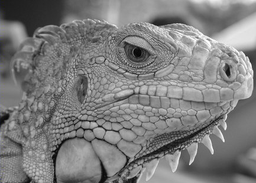
#> input picture CV-PA2/iguana.png, 256 x 183 px, shrunk from 433 x 310 before the run
$ jupyter execute --allow-errors Assignment2.ipynb   (shell and % lines are left out)   (older library calls are emulated)
#> lines starting #> are read from the running program, lines starting #| are printed output that depends on the picture
### CV-PA2/Canny.py
import numpy as np

def conv(image, kernel):
    """ An implementation of convolution filter.

    This function uses element-wise multiplication and np.sum()
    to efficiently compute weighted sum of neighborhood at each
    pixel.

    Args:
        image: numpy array of shape (Hi, Wi)
        kernel: numpy array of shape (Hk, Wk)

    Returns:
        out: numpy array of shape (Hi, Wi)
    """
    Hi, Wi = image.shape
    Hk, Wk = kernel.shape
    out = np.zeros((Hi, Wi))

    # For this assignment, we will use edge values to pad the images.
    # Zero padding as used in the previous assignment can make
    # derivatives at the image boundary very big.

    pad_width0 = Hk // 2
    pad_width1 = Wk // 2
    pad_width = ((pad_width0,pad_width0),(pad_width1,pad_width1))
    padded = np.pad(image, pad_width, mode='edge')

    #####################################
    #       START YOUR CODE HERE        #
    #####################################
    kernel = np.flipud(np.fliplr(kernel)) # flip h/v
    for h in range(Hi):
        for w in range(Wi):
            out[h, w] = np.sum(np.multiply(kernel, padded[h : h + Hk, w : w + Wk]))
    ######################################
    #        END OF YOUR CODE            #
    ######################################

    return out

def gaussian_kernel(size, sigma):
    """ Implementation of Gaussian Kernel.

    This function follows the gaussian kernel formula,
    and creates a kernel matrix.

    Hints:
    - Use np.pi and np.exp to compute pi and exp

    Args:
        size: int of the size of output matrix
        sigma: float of sigma to calculate kernel

    Returns:
        kernel: numpy array of shape (size, size)
    """

    kernel = np.zeros((size, size))

    #####################################
    #       START YOUR CODE HERE        #
    #####################################
    k = (size - 1) / 2
    sigma_sq = sigma ** 2
    pi_sigma = 1/(2 * np.pi * sigma_sq)
    for i in range(size):
        for j in range(size):
            kernel[i, j] = pi_sigma * np.exp(-0.5 * ((i-k)**2 + (j-k)**2) / (sigma_sq))
    ######################################
    #        END OF YOUR CODE            #
    ######################################

    return kernel

def partial_x(img):
    """ Computes partial x-derivative of input img.

    Hints:
        - You may use the conv function which is defined in this file.

    Args:
        img: numpy array of shape (H, W)
    Returns:
        out: x-derivative image
    """

    out = None

    #####################################
    #       START YOUR CODE HERE        #
    #####################################
    kernel = np.array([[0.5, 0, -0.5]])
    out = conv(img, kernel)
    ######################################
    #        END OF YOUR CODE            #
    ######################################

    return out

def partial_y(img):
    """ Computes partial y-derivative of input img.

    Hints:
        - You may use the conv function which is defined in this file.

    Args:
        img: numpy array of shape (H, W)
    Returns:
        out: y-derivative image
    """

    out = None

    #####################################
    #       START YOUR CODE HERE        #
    #####################################
    kernel = np.array([[0.5], [0], [-0.5]])
    out = conv(img, kernel)
    ######################################
    #        END OF YOUR CODE            #
    ######################################

    return out

def gradient(img):
    """ Returns gradient magnitude and direction of input img.

    Args:
        img: Grayscale image. Numpy array of shape (H, W)

    Returns:
        G: Magnitude of gradient at each pixel in img.
            Numpy array of shape (H, W)
        theta: Direction(in degrees, 0 <= theta < 360) of gradient
            at each pixel in img. Numpy array of shape (H, W)
    """
    G = np.zeros(img.shape)
    theta = np.zeros(img.shape)

    #####################################
    #       START YOUR CODE HERE        #
    #####################################
    Gx = partial_x(img)
    Gy = partial_y(img)
    G = np.sqrt(np.square(Gx) + np.square(Gy))
    theta = np.degrees(np.arctan2(Gy, Gx)) % 360
    ######################################
    #        END OF YOUR CODE            #
    ######################################

    return G, theta


def non_maximum_suppression(G, theta):
    """ Performs non-maximum suppression

    This function performs non-maximum suppression along the direction
    of gradient (theta) on the gradient magnitude image (G).

    Args:
        G: gradient magnitude image with shape of (H, W)
        theta: direction of gradients with shape of (H, W)

    Returns:
        out: non-maxima suppressed image
    """
    H, W = G.shape
    out = np.zeros((H, W))

    # Round the gradient direction to the nearest 45 degrees
    theta = np.floor((theta + 22.5) / 45) * 45

    #####################################
    #       START YOUR CODE HERE        #
    #####################################
    thetadict = {
        0   : (0, 1, 0, -1),    # East, West
        45  : (1, 1, -1, -1),   # SouthEast, NorthWest
        90  : (-1, 0, 1, 0),    # South, North
        135 : (1, -1, -1, 1),   # SouthWest, NorthEast
    }
    for i in range(1, H-1):
        for j in range(1, W-1):
            i_offset1, j_offset1, i_offset2, j_offset2 = thetadict[theta[i, j] % 180]
            if  G[i + i_offset1, j + j_offset1] <= G[i,j] >= G[i + i_offset2, j + j_offset2]:
                out[i,j] = G[i,j]
    ######################################
    #        END OF YOUR CODE            #
    ######################################

    return out

def double_thresholding(img, high, low):
    """
    Args:
        img: numpy array of shape (H, W) representing NMS edge response
        high: high threshold(float) for strong edges
        low: low threshold(float) for weak edges

    Returns:
        strong_edges: Boolean array representing strong edges.
            Strong edeges are the pixels with the values above
            the higher threshold.
        weak_edges: Boolean array representing weak edges.
            Weak edges are the pixels with the values below the
            higher threshould and above the lower threshold.
    """

    strong_edges = np.zeros(img.shape)
    weak_edges = np.zeros(img.shape)

    strong_edges = img >= high
    weak_edges = (img < high) & (img > low)

    return strong_edges, weak_edges


def get_neighbors(y, x, H, W):
    """ Return indices of valid neighbors of (y, x)

    Return indices of all the valid neighbors of (y, x) in an array of
    shape (H, W). An index (i, j) of a valid neighbor should satisfy
    the following:
        1. i >= 0 and i < H
        2. j >= 0 and j < W
        3. (i, j) != (y, x)

    Args:
        y, x: location of the pixel
        H, W: size of the image
    Returns:
        neighbors: list of indices of neighboring pixels [(i, j)]
    """
    neighbors = []

    for i in (y-1, y, y+1):
        for j in (x-1, x, x+1):
            if i >= 0 and i < H and j >= 0 and j < W:
                if (i == y and j == x):
                    continue
                neighbors.append((i, j))

    return neighbors

def link_edges(strong_edges, weak_edges):
    """ Find weak edges connected to strong edges and link them.

    Iterate over each pixel in strong_edges and perform breadth first
    search across the connected pixels in weak_edges to link them.
    Here we consider a pixel (a, b) is connected to a pixel (c, d)
    if (a, b) is one of the eight neighboring pixels of (c, d).

    Args:
        strong_edges: binary image of shape (H, W)
        weak_edges: binary image of shape (H, W)
    Returns:
        edges: numpy array of shape(H, W)
    """

    H, W = strong_edges.shape
    indices = np.stack(np.nonzero(strong_edges)).T
    edges = np.zeros((H, W), dtype=np.bool)

    #####################################
    #       START YOUR CODE HERE        #
    #####################################
    weak_indices = [(i, j) for i, j in np.stack(np.nonzero(weak_edges)).T]
    complete = set()
    for x, y in indices:
        weak_neighbors = [(x, y)]
        while len(weak_neighbors) > 0:
            i, j = weak_neighbors.pop(0)
            if ((i, j) in complete):
                continue
            edges[i, j] = 1
            complete.add((i, j))
            weak_neighbors += [(i, j) for i, j in get_neighbors(i, j, H, W) if (i, j) in weak_indices]
    ######################################
    #        END OF YOUR CODE            #
    ######################################

    return edges

### CV-PA2/Assignment2.ipynb
# Assignment 2

In this assignment,we are going to implement the well-known Canny edge detector.

[cell 1]
from __future__ import print_function

#Setup

# The Random module might be used for pseudo-random number generators
import random

# Numpy plays important role in scientific computing with Python, especially for coding vision algorithms.
# This package will be one of our most used libraries in this class. Make sure you spend enough time for practicing it.
import numpy as np

# This module is used to measure the execution time of code sections
from time import time

#This module is used to read and write image in various formats
from skimage import io

#Imports all the methods in the file Canny.py
from Canny import *

#Matplotlib is a useful plotting library for python
import matplotlib.pyplot as plt

# This code is to make matplotlib figures appear inline in the
# notebook rather than in a new window.
plt.rcParams['figure.figsize'] = (20.0, 15.0) # set default size of plots
plt.rcParams['image.interpolation'] = 'nearest'
plt.rcParams['image.cmap'] = 'gray'

# for auto-reloading extenrnal modules

## Canny Edge Detector
As described in the lecture 6, the Canny edge detection algorithm can be divided into four steps:
1. Smoothing
2. Computing image gradients
3. Non-maximum suppression
4. Hysterisis thresholding

### Step 1: Smoothing (1 point)

We first smooth the input image by convolving it with a Gaussian kernel. The equation for a Gaussian kernel of size $(2k+1)\times(2k+1)$ is given by:

$$h_{ij}=\frac{1}{2\pi\sigma^2}\exp{\Bigl(-\frac{(i-k)^2+(j-k)^2}{2\sigma^2}\Bigr)}, 0\leq i,j < 2k+1$$

Implement **`gaussian_kernel`** in `Canny.py` and run the code below.

[cell 2]
# Define 3x3 Gaussian kernel with std = 1
kernel = gaussian_kernel(3, 1)
kernel_test = np.array(
    [[ 0.05854983, 0.09653235, 0.05854983],
     [ 0.09653235, 0.15915494, 0.09653235],
     [ 0.05854983, 0.09653235, 0.05854983]]
)
# Test Gaussian kernel
if not np.allclose(kernel, kernel_test):
    print('Incorrect values! Please check your implementation.')

[cell 3]
# Test with different kernel_size and sigma
kernel_size = 5
sigma = 1.4

# Load image
img = io.imread('iguana.png', as_gray=True)
#> img: shape (183, 256) float64; min 0.00392, max 1, mean 0.492

# Define 5x5 Gaussian kernel with std = sigma
kernel = gaussian_kernel(kernel_size, sigma)

# Convolve image with kernel to achieve smoothed effect
smoothed = conv(img, kernel)
#> in conv, `padded = np.pad(image, pad_width, mode='edge')`:
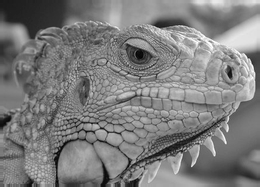
#> padded: shape (187, 260) float64; min 0.00392, max 1, mean 0.491
#> after the loop in conv, `for h in range(Hi):`:
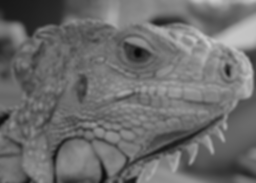
#> out: shape (183, 256) float64; min 0.0373, max 0.795, mean 0.427

plt.subplot(1,2,1)
plt.imshow(img)
plt.title('Original image')
plt.axis('off')

plt.subplot(1,2,2)
plt.imshow(smoothed)
plt.title('Smoothed image')
plt.axis('off')

plt.show()

### Step 2: Computing image gradients (2 points)
The gradient of a 2D scalar function $I:\mathbb{R}^2\rightarrow{\mathbb{R}}$ in Cartesian coordinate is defined by:

$$\nabla{I(x,y)}=\bigl[\frac{\partial{I}}{\partial{x}},\frac{\partial{I}}{\partial{y}}\bigr],$$

where

$$
\frac{\partial{I(x,y)}}{\partial{x}}=\lim_{\Delta{x}\to{0}}\frac{I(x+\Delta{x},y)-I(x,y)}{\Delta{x}} \\
\frac{\partial{I(x,y)}}{\partial{y}}=\lim_{\Delta{y}\to{0}}\frac{I(x,y+\Delta{y})-I(x,y)}{\Delta{y}}.
$$

In case of images, we can approximate the partial derivatives by taking differences at one pixel intervals:

$$
\frac{\partial{I(x,y)}}{\partial{x}}\approx{\frac{I(x+1,y)-I(x-1,y)}{2}} \\
\frac{\partial{I(x,y)}}{\partial{y}}\approx{\frac{I(x,y+1)-I(x,y-1)}{2}}
$$

Accordingly, the partial derivatives can be computed by convolving the image $I$ with two appropriate kernels: $D_x = \begin{bmatrix} 0.5 & 0 & -0.5 \end{bmatrix}$(row vector) and $D_y = \begin{bmatrix} 0.5 \\ 0 \\ -0.5 \end{bmatrix}$(column vector):

$$
\frac{\partial{I}}{\partial{x}}\approx{I*D_x}=G_x \\
\frac{\partial{I}}{\partial{y}}\approx{I*D_y}=G_y
$$

(**1 point**) Implement **`partial_x`** and **`partial_y`** using `conv` defined in `Canny.py`.

*-Hint: Remember that convolution flips the kernel.*

[cell 4]
# Test input
I = np.array(
    [[0, 0, 0],
     [0, 1, 0],
     [0, 0, 0]]
)

# Expected outputs
I_x_test = np.array(
    [[ 0, 0, 0],
     [ 0.5, 0, -0.5],
     [ 0, 0, 0]]
)

I_y_test = np.array(
    [[ 0, 0.5, 0],
     [ 0, 0, 0],
     [ 0, -0.5, 0]]
)

# Compute partial derivatives
I_x = partial_x(I)
I_y = partial_y(I)

# Test correctness of partial_x and partial_y
if not np.all(I_x == I_x_test):
    print('partial_x incorrect')

if not np.all(I_y == I_y_test):
    print('partial_y incorrect')

[cell 5]
# Compute partial derivatives of smoothed image
Gx = partial_x(smoothed)
#> after the loop in conv (call 4), `for h in range(Hi):`:
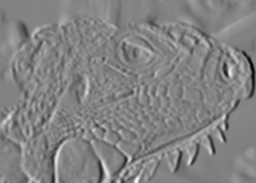
#> out: shape (183, 256) float64; min -0.14, max 0.134, mean 0.000352; drawn with min black and max white
Gy = partial_y(smoothed)
#> after the loop in conv (call 5), `for h in range(Hi):`:
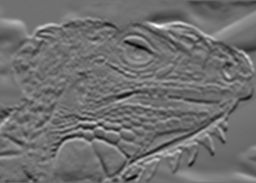
#> out: shape (183, 256) float64; min -0.114, max 0.146, mean -0.000278; drawn with min black and max white

plt.subplot(1,2,1)
plt.imshow(Gx)
plt.title('Derivative in x direction')
plt.axis('off')

plt.subplot(1,2,2)
plt.imshow(Gy)
plt.title('Derivative in y direction')
plt.axis('off')

plt.show()

Now, we can compute the magnitude and direction of gradient with the two partial derivatives:

$$
G = \sqrt{G_{x}^{2}+G_{y}^{2}} \\
\Theta = arctan\bigl(\frac{G_{y}}{G_{x}}\bigr)
$$

(**1 point**) Implement **`gradient`** in `Canny.py` which takes in an image and outputs $G$ and $\Theta$.

*-Hint: Use np.arctan2 to compute $\Theta$.*

[cell 6]
G, theta = gradient(smoothed)
#> in gradient, `G = np.sqrt(np.square(Gx) + np.square(Gy))`:
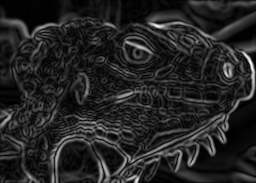
#> G: shape (183, 256) float64; min 2.79e-05, max 0.156, mean 0.0224; drawn with min black and max white
#> in gradient, `theta = np.degrees(np.arctan2(Gy, Gx)) % 360`:
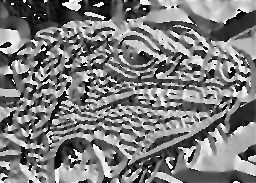
#> theta: shape (183, 256) float64; min 0.00187, max 360, mean 176; drawn with min black and max white

if not np.all(G >= 0):
    print('Magnitude of gradients should be non-negative.')

if not np.all((theta >= 0) * (theta < 360)):
    print('Direction of gradients should be in range 0 <= theta < 360')

plt.imshow(G)
plt.title('Gradient magnitude')
plt.axis('off')
plt.show()

### Step 3: Non-maximum suppression (2 points)
As explained in the lecture, the edges extracted from the gradient of the smoothed image are quite thick and blurry. The purpose of this step is to convert the "blurred" edges into "sharp" edges. Basically, this is done by preserving all local maxima in the gradient image and discarding everything else. The algorithm is for each pixel (x,y) in the gradient image:
1. Round the gradient direction $\Theta[y,x]$ to the nearest 45 degrees, corresponding to the use of an 8-connected neighborhood.

2. Compare the edge strength of the current pixel with the edge strength of the pixel in the positive and negative gradient directions. For example, if the gradient direction is south (theta=90), compare with the pixels to the north and south. Note that, if the current pixel is at the image boundary, we just set it to zeros because one of its two neighbors might be outside the image.

3. If the edge strength of the current pixel is the largest (i.e., G(pixel) $\geqslant$ G(positive neighbor) and G(pixel) $\geqslant$ G(negative neighbor), where G is the gradient magnitude of image); preserve the value of the edge strength. If not, suppress (i.e. remove) the value.

Implement **`non_maximum_suppression`** in `Canny.py`

I provide the correct output and the difference between it and your result for debugging purposes. If you see white spots in the Difference image, you should check your implementation.

[cell 7]
# Test synthetic input
g = np.array(
    [[0.4, 0.5, 0.6],
     [0.3, 0.5, 0.7],
     [0.4, 0.5, 0.6]]
)
# Print out non-maximum suppressed output
# varying theta
for angle in range(0, 180, 45):
    print('Thetas:', angle)
    t = np.ones((3, 3)) * angle # Initialize theta
    print(non_maximum_suppression(g, t))

[cell 8]
nms = non_maximum_suppression(G, theta)
#> after the loop in non_maximum_suppression (call 5), `for i in range(1, H-1):`:
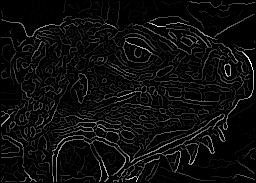
#> out: shape (183, 256) float64; min 0, max 0.156, mean 0.008; drawn with min black and max white
plt.imshow(nms)
plt.title('Non-maximum suppressed')
plt.axis('off')
plt.show()

plt.subplot(1, 3, 1)
plt.imshow(nms)
plt.axis('off')
plt.title('Your result')

plt.subplot(1, 3, 2)
reference = np.load('references/iguana_non_max_suppressed.npy')
#> (reads CV-PA2/references/iguana_non_max_suppressed.npy from the repository)
plt.imshow(reference)
plt.axis('off')
plt.title('Reference')

plt.subplot(1, 3, 3)
#> (the rest of this cell did not finish here and is left out)

### Step 4: Hysterisis thresholding (Extra credit: 1 point)

The edge-pixels remaining after the non-maximum suppression step are (still) marked with their strength pixel-by-pixel. Many of these will probably be true edges in the image, but some may be caused by noise or color variations, for instance, due to rough surfaces. The simplest way to discern between these would be to use a threshold, so that only edges stronger than a certain value would be preserved. The Canny edge detection algorithm uses double thresholding. Edge pixels stronger than the high threshold are marked as strong; edge pixels weaker than the low threshold are suppressed and edge pixels between the two thresholds are marked as weak.

[cell 9]
low_threshold = 0.02
high_threshold = 0.03

# function double_thresholding() has been implemented in Canny.py file
strong_edges, weak_edges = double_thresholding(nms, high_threshold, low_threshold)
#> in double_thresholding, `strong_edges = img >= high`:
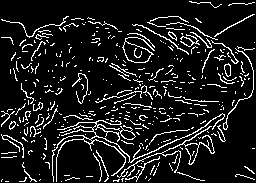
#> strong_edges: shape (183, 256) bool; 11% white in thin lines or dots
#> in double_thresholding, `weak_edges = (img < high) & (img > low)`: weak_edges: shape (183, 256) bool; 5.4% white in thin lines or dots
assert(np.sum(strong_edges & weak_edges) == 0)

edges=strong_edges * 1.0 + weak_edges * 0.5

plt.subplot(1,2,1)
plt.imshow(strong_edges)
plt.title('Strong Edges')
plt.axis('off')

plt.subplot(1,2,2)
plt.imshow(edges)
plt.title('Strong+Weak Edges')
plt.axis('off')

plt.show()

#### Linking edges

Strong edges are interpreted as “certain edges”, and can immediately be included in the final edge image. Weak edges are included if and only if they are connected to strong edges. The logic is of course that noise and other small variations are unlikely to result in a strong edge (with proper adjustment of the threshold levels). Thus strong edges will (almost) only be due to true edges in the original image. The weak edges can either be due to true edges or noise/color variations. The latter type will probably be distributed independently of edges on the entire image, and thus only a small amount will be located adjacent to strong edges. Weak edges due to true edges are much more likely to be connected directly to strong edges.

Implement **`link_edges`** in `Canny.py`. This task is relatively challenging because you might need to run breadth-first search algorithm to mark the potential edges as true edges. Hence, if the you can implement **`link_edges`** successfully, you will get extra point.

[cell 10]
test_strong = np.array(
    [[1, 0, 0, 0],
     [0, 0, 0, 0],
     [0, 0, 0, 0],
     [0, 0, 0, 1]]
)

test_weak = np.array(
    [[0, 0, 0, 1],
     [0, 1, 0, 0],
     [1, 0, 0, 0],
     [0, 0, 1, 0]]
)

test_linked = link_edges(test_strong, test_weak)

plt.subplot(1, 3, 1)
plt.imshow(test_strong)
plt.title('Strong edges')

plt.subplot(1, 3, 2)
plt.imshow(test_weak)
plt.title('Weak edges')

plt.subplot(1, 3, 3)
plt.imshow(test_linked)
plt.title('Linked edges')
plt.show()
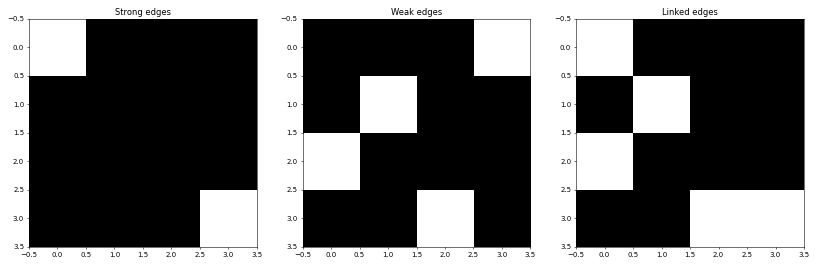
#> figure drawn by matplotlib, 3 panels

Now, let's test on the real strong_edges and weak_edges to get the final output. I provide the correct output and the difference between it and your result for debugging purposes.

[cell 11]
edges = link_edges(strong_edges, weak_edges)
#> in link_edges (call 2), `indices = np.stack(np.nonzero(strong_edges)).T`: indices = 5161 pairs, first value 1 to 181, second value 1 to 254
#> in link_edges (call 2), `weak_indices = [(i, j) for i, j in np.stack(np.nonzero(weak_edges)).T]`: weak_indices = 2533 pairs, first value 1 to 181, second value 1 to 254
#> the loop in link_edges (call 2), `for x, y in indices:` made 5161 passes
#> (x, y) on passes 1 to 3: (1, 189), (1, 190), (1, 191)
#> after the loop in link_edges (call 2), `for x, y in indices:`:
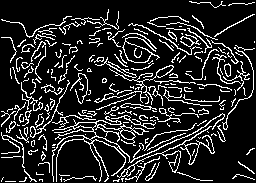
#> edges: shape (183, 256) bool; 15.2% white in thin lines or dots
#> after the loop in link_edges (call 2), `for x, y in indices:`: complete = 7112 items

plt.imshow(edges)
plt.axis('off')
plt.show()

plt.subplot(1, 3, 1)
plt.imshow(edges)
plt.axis('off')
plt.title('Your result')

plt.subplot(1, 3, 2)
reference = np.load('references/iguana_edge_tracking_ref.npy')
#> (reads CV-PA2/references/iguana_edge_tracking_ref.npy from the repository)
